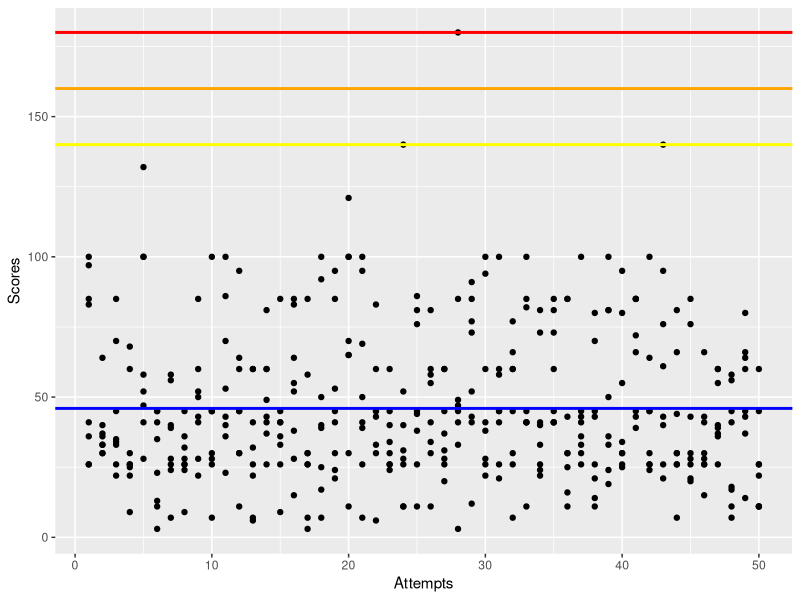

This chart was generated by the following R code:
library(ggplot2)
#Scores1 28NOV16
scores1 <- c(26,33,85,60,41,35,7,26,52,45,53,45,26,43,41,55,30,40,41,121,39,43,30,40,44,60,26,3,12,26,41,45,11,81,41,85,45,43,100,34,72,30,43,66,26,28,36,41,66,11)
#Scores2 16JAN17
scores2 <- c(41,30,33,25,100,23,40,9,50,100,43,45,60,49,85,83,58,17,45,65,50,30,24,52,86,58,28,41,52,100,45,30,45,73,73,25,100,14,50,26,85,45,26,44,21,15,39,45,43,26)
#Scores3 23JAN17
scores3 <- c(85,40,70,9,58,45,26,45,85,7,23,30,22,41,45,28,26,100,95,100,41,45,26,26,81,30,31,180,85,41,60,66,100,26,81,16,33,70,24,30,45,45,140,81,30,41,60,17,60,45)
#Scores4 01FEB17
scores4 <- c(97,36,26,30,28,11,39,26,22,45,86,30,41,37,9,85,85,39,53,70,95,33,26,11,26,34,20,49,41,94,45,60,41,22,60,30,43,45,36,95,39,26,95,7,28,66,26,7,80,11)
#Scores5 06FEB17
scores5 <- c(100,37,45,68,132,41,58,32,41,28,36,95,60,60,36,38,7,92,21,100,26,83,60,28,45,55,45,47,77,60,100,7,85,41,45,43,36,26,19,25,66,64,76,26,76,26,55,58,45,26)
#Scores6 15FEB17
scores6 <- c(36,30,22,22,100,13,24,28,28,45,100,11,32,26,26,64,26,50,30,11,100,6,45,31,11,41,60,85,43,22,26,77,41,40,41,30,26,21,81,55,85,24,21,30,85,26,60,18,64,60)
#Scores7 20FEB17
scores7 <- c(26,64,35,26,47,45,28,24,60,30,40,60,7,60,41,15,30,7,85,65,69,45,34,140,38,81,37,33,73,38,58,60,41,33,41,85,41,80,81,30,85,100,61,30,43,30,40,11,37,22)
#Scores8 22FEB17
scores8 <- c(83,33,34,26,52,3,56,36,43,26,70,64,6,81,33,52,3,25,24,30,7,60,40,11,76,11,60,45,91,28,21,26,82,24,85,11,30,11,33,80,43,26,40,26,20,43,37,56,14,11)

scores <- c(scores1,scores2,scores3,scores4,scores5,scores6,scores7,scores8)

ScoreTable <- data.frame(1:50,scores1,scores2,scores3,scores4,scores5,scores6,scores7,scores8)
colnames(ScoreTable)[1] <- 'Attempts'

ScoreTable2 <- as.data.frame(rbind(scores1,scores2,scores3,scores4,scores5,scores6,scores7))

gg <- ggplot(ScoreTable,aes(Attempts))
gg <- gg + geom_point(aes(y=scores1))
gg <- gg + geom_point(y=scores2)
gg <- gg + geom_point(y=scores3)
gg <- gg + geom_point(y=scores4)
gg <- gg + geom_point(y=scores5)
gg <- gg + geom_point(y=scores6)
gg <- gg + geom_point(y=scores7)
gg <- gg + geom_point(y=scores8)
gg <- gg + geom_hline(color='blue', yintercept =  mean(scores), size = 1)
gg <- gg + geom_hline(color='yellow', yintercept =  140, size = 1)
gg <- gg + geom_hline(color='orange', yintercept =  160, size = 1)
gg <- gg + geom_hline(color='red', yintercept =  180, size = 1)
gg <- gg + labs(y='Scores')
gg
